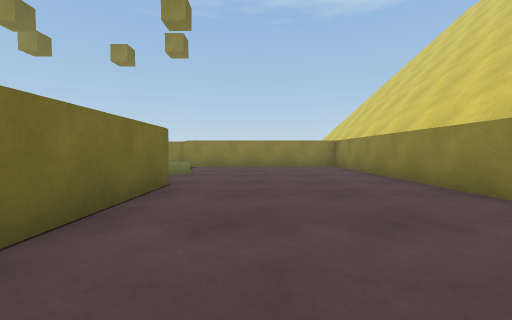
View 1 (above)

22 first-person views from a walk through a scene from a Unity 3-D project. The camera is 0.72 m above the floor, tilts 2° down and sees 90° across. The floor is counted in squares, 1 m on a side. Each view is taken from the middle of a square. On the plan, view 1 faces up. The plan holds only what a view shows up to about 9 squares ahead; the rest is blank. The place goes on beyond the plan. The player character is not drawn.

View 2
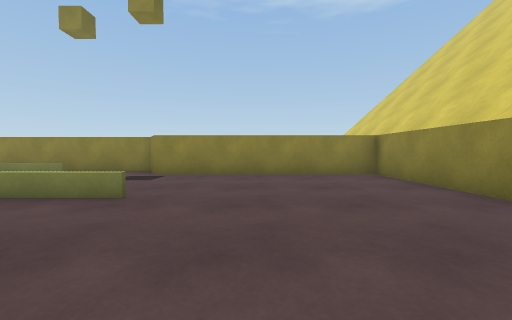

View 3
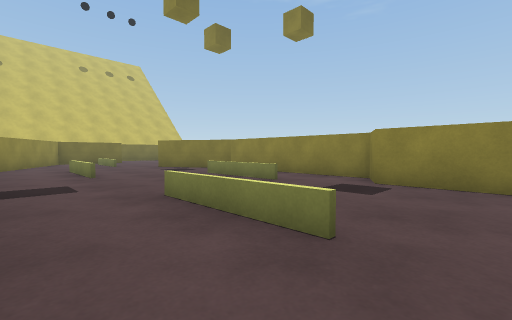

View 4
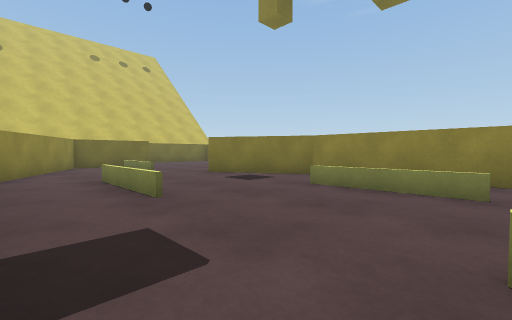

View 5
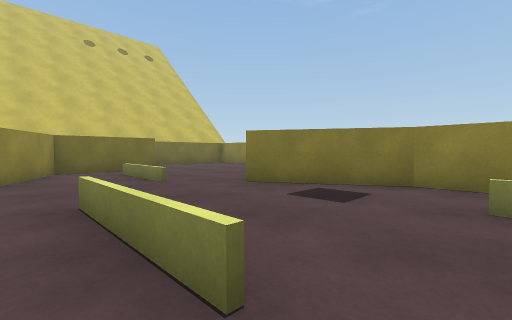

View 6
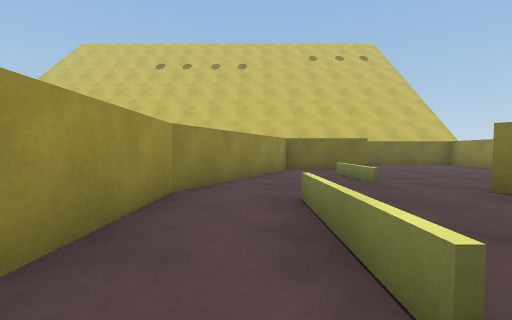

View 7
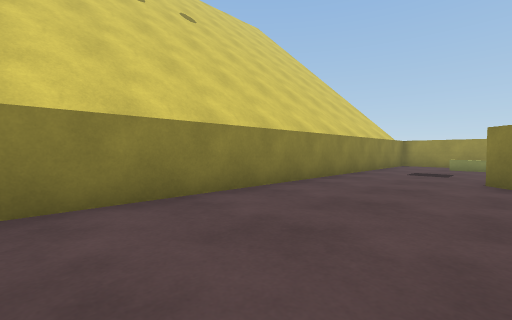

View 8
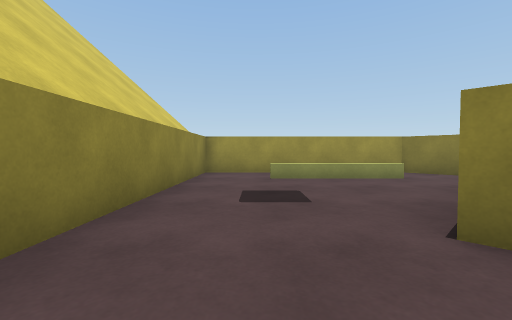

View 9
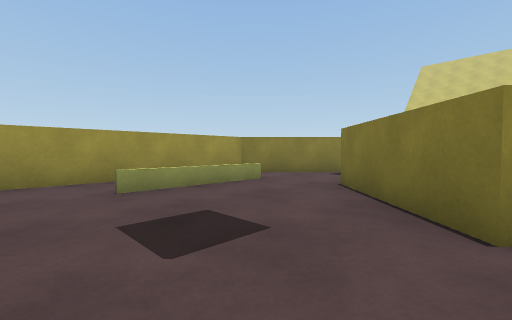

View 10
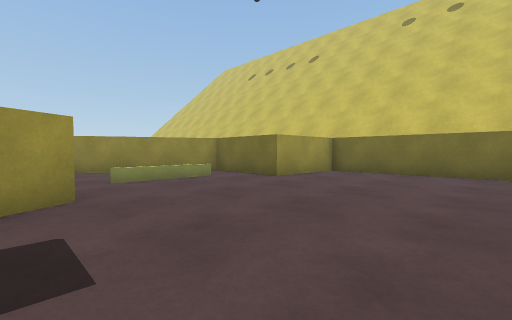

View 11
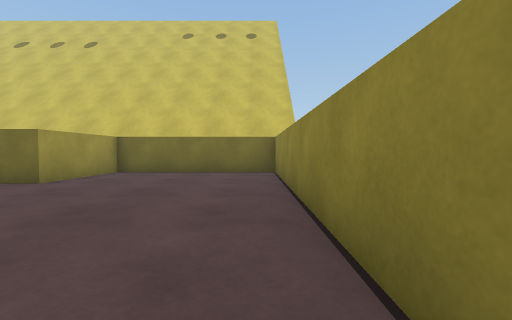

View 12
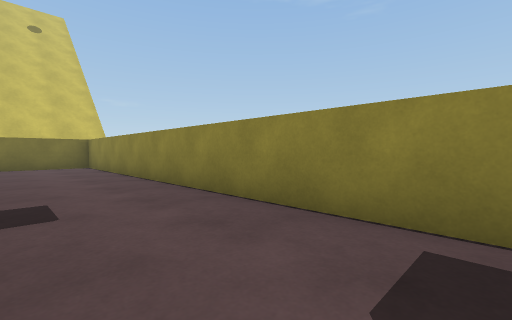

View 13
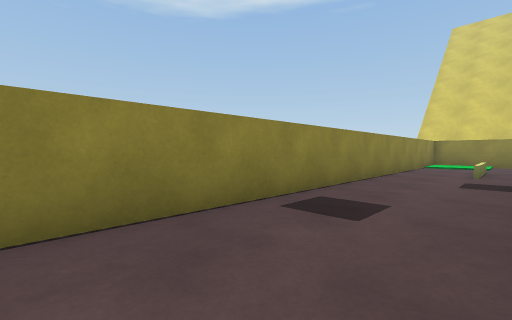

View 14
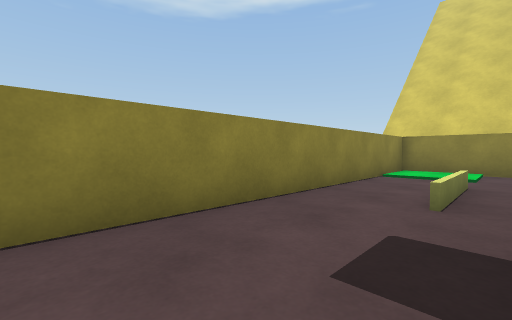

View 15
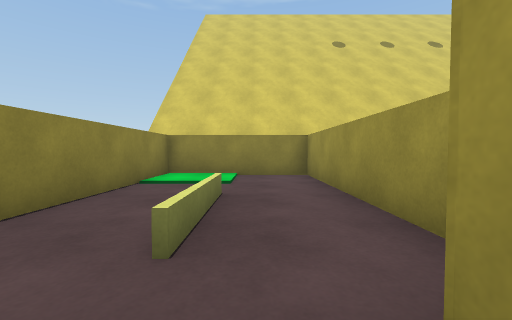

View 16
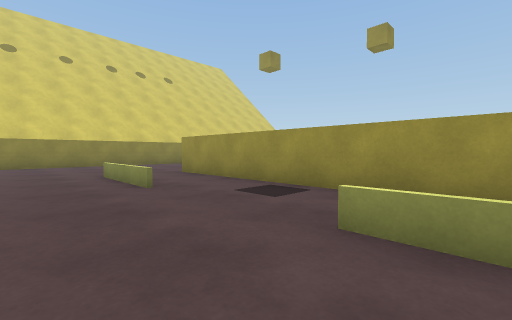

View 17
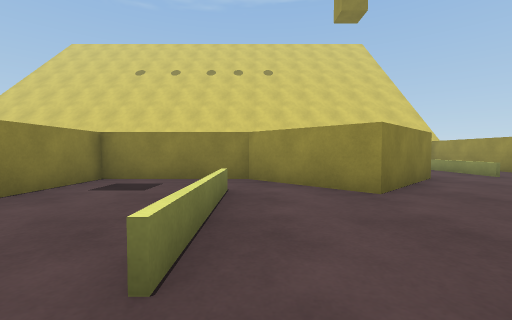

View 18
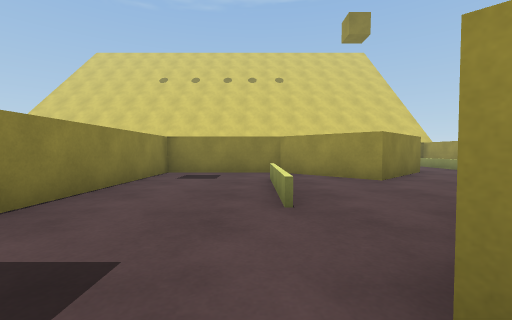

View 19
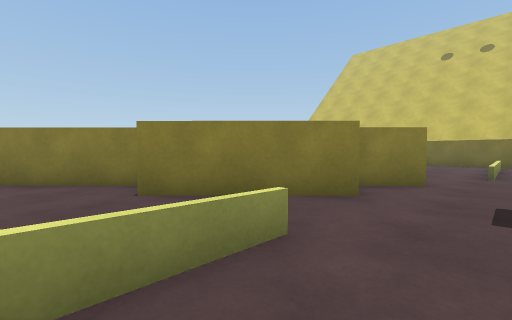

View 20
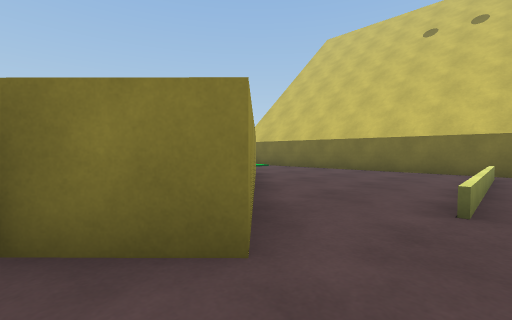

View 21
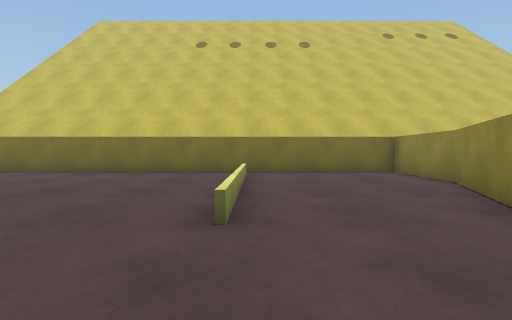

View 22
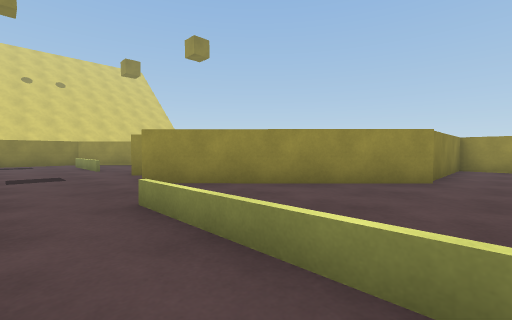

### Floor plan
Ten units are one square. View 1 is at (0, 0); x grows to the right and y downward. Boxes are objects, and circles mark ways between rooms. Rooms are numbered by the first view taken in them; rooms with no view inside come last. Other rooms are left out.
<svg viewBox="-212 -172 254 253">
<path fill="none" stroke="#000" d="M-36 -129 -46 -129M-87 1 -75 14M0 7 4 11 -22 36 -47 11 -25 -12M-84 -129 -94 -129 -125 -111M-80 24 -38 67M37 56 37 -119 -32 -119M-177 -112 -178 -82 -125 -55 -19 -55 -19 -18M-50 -80 -20 -80M-20 -79 -50 -79M-42 -15 -79 -15M-51 -109 -82 -109M-88 -77 -119 -77M-101 -78 -88 -78M-136 -96 -164 -96M-20 57 16 57M-127 -116 -120 -121M-20 -124 37 -124 37 -167 -207 -167 -207 -113 -177 -112M-164 -97 -136 -97M4 -146 -24 -146M-101 -13 -87 1M-169 29 -122 -18 -109 -5M-207 -35 -207 58M-180 76 -167 76 -167 32M-25 -12 -25 -50 -81 -50M-165 -27 -145 -27M-79 -16 -44 -16M-152 -63 -181 -77 -207 -77 -207 -35M-195 -27 -165 -27M-38 67 -29 76 37 76 37 56M-46 -129 -84 -129"/>
<rect x="-35" y="-135" width="10" height="10" fill="#bbb"><title>yellow block</title></rect>
<circle cx="-130" cy="-115" r="3" fill="#2a7"/>
<circle cx="-170" cy="-100" r="3" fill="#2a7"/>
<circle cx="-35" cy="-20" r="3" fill="#2a7"/>
<circle cx="-80" cy="-10" r="3" fill="#2a7"/>
<circle cx="-30" cy="60" r="3" fill="#2a7"/>
<circle cx="25" cy="60" r="3" fill="#2a7"/>
<circle cx="-40" cy="-120" r="3" fill="#2a7"/>
<circle cx="-90" cy="-120" r="3" fill="#2a7"/>
<circle cx="-155" cy="-45" r="3" fill="#2a7"/>
<circle cx="-200" cy="-30" r="3" fill="#2a7"/>
<text x="-40" y="-60">1</text>
<text x="-100" y="-140">2</text>
<text x="-140" y="-10">3</text>
<text x="-180" y="-50">4</text>
<text x="0" y="70">5</text>
<text x="-70" y="-120">6</text>
</svg>
Room 1 opens to room 2. Room 1 opens to room 3. Room 1 opens to room 5. Room 1 opens to room 6. Room 3 opens to room 4.

Where each view was taken, in squares from view 1:
view 1: 0 up, 0 right, facing up
view 2: 4 up, 0 right, facing up
view 3: 6 up, 1 left, facing up-left
view 4: 6 up, 5 left, facing up-left
view 5: 7 up, 8 left, facing up-left
view 6: 7 up, 8 left, facing left
view 7: 6 up, 0 right, facing down-right
view 8: 1 up, 2 right, facing down
view 9: 1 down, 3 right, facing down-left
view 10: 16 up, 12 left, facing down-left
view 11: 16 up, 12 left, facing left
view 12: 14 up, 8 left, facing up-left
view 13: 14 up, 11 left, facing up-right
view 14: 14 up, 6 left, facing up-right
view 15: 14 up, 4 left, facing right
view 16: 10 up, 10 left, facing down-right
view 17: 1 up, 9 left, facing right
view 18: 2 up, 11 left, facing right
view 19: 3 up, 6 left, facing down-left
view 20: 3 up, 11 left, facing down-left
view 21: 3 up, 12 left, facing left
view 22: 4 up, 18 left, facing down-right
